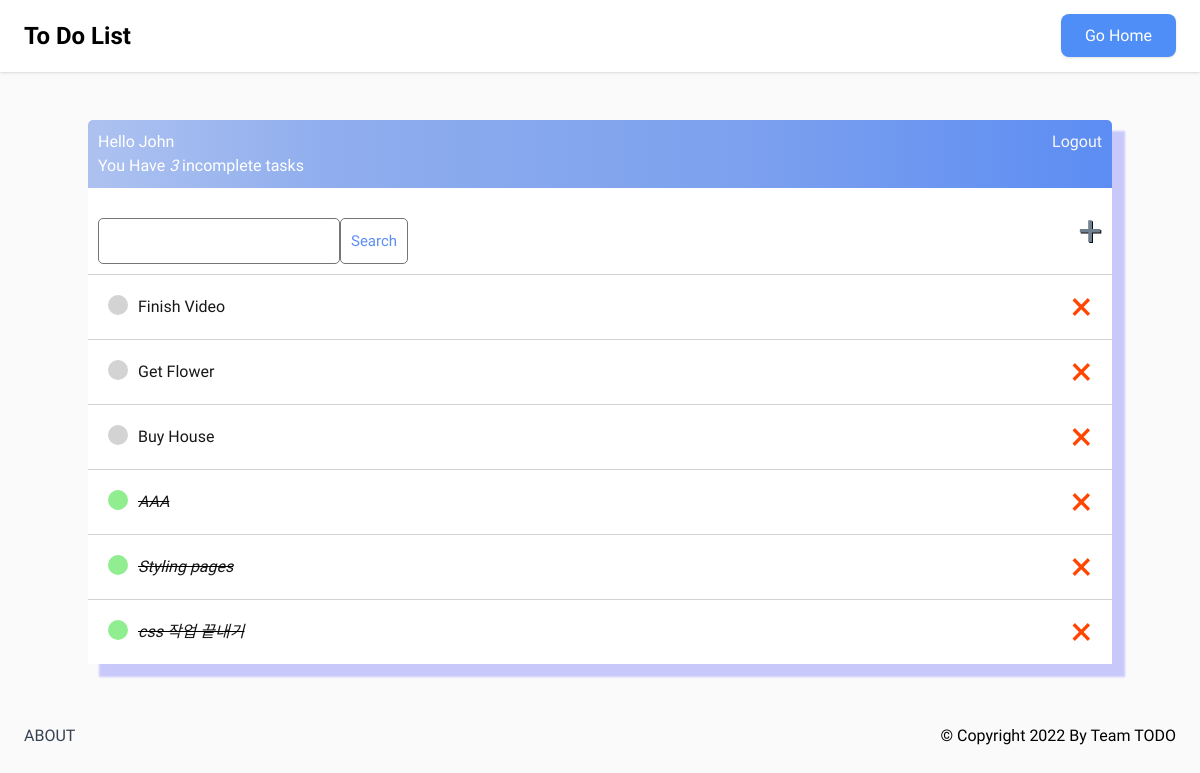
The app's page /tasks (signed in), older data.
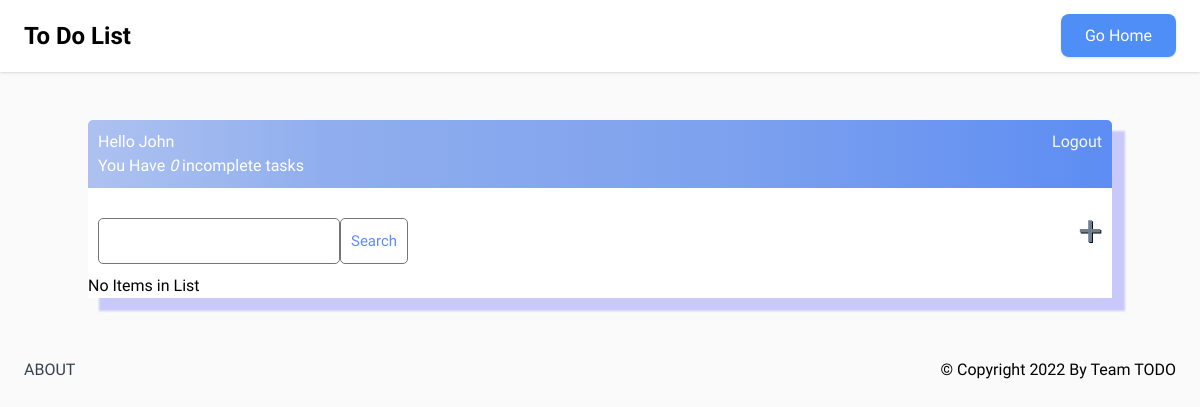
The same page, newer data.
### core/models.py (models this page shows)
class Task(models.Model):
    user = models.ForeignKey(User, on_delete=models.CASCADE, null=True, blank=True)
    title = models.CharField(max_length=200)
    description = models.TextField(null=True, blank=True)
    complete = models.BooleanField(default=False)
    create = models.DateField(auto_now_add=True)
    def __str__(self):
        return self.title
    class Meta :
        ordering = ['complete']

### core/views.py (the view)
# urls.py: path('tasks', TaskList.as_view(), name='tasks'),
class TaskList(LoginRequiredMixin, ListView) :
  model = Task
  context_object_name = 'tasks'
  def get_context_data(self, **kwargs):
    context = super().get_context_data(**kwargs)
    context['tasks'] = context['tasks'].filter(user=self.request.user)
    context['count'] = context['tasks'].filter(complete=False).count()
    search_input = self.request.GET.get('search-area') or ""
    if search_input:
      context['tasks'] = context['tasks'].filter(title__icontains=search_input)
    context['search_input'] = search_input
    return context

### core/templates/core/task_list.html
{% extends 'core/main.html' %}
{% block content %}
<div class="header-bar">
  <div>
    <h1>Hello {{request.user|title}}</h1>
    <h3 style="margin: 0"> You Have <i>{{count}}</i> incomplete task{{ count|pluralize:"s" }}</h3>
  </div>
  {% if request.user.is_authenticated %}
  <a href="logout"> Logout </a> {% else %}
  <a href="signin">LogIn</a> {% endif %}
</div>
<div id="search-add-wrapper">
  <form method="GET" style="margin-top: 20px; display: flex;">
    <input type="text" name="search-area" value="{{search_input}}" />
    <input class="button" type="submit" value="Search" />
  </form>
  <a id="add-link" href="{% url 'task-create' %}" >&#x2b; </a>
</div>
<div class="task-item-wrapper">
  {% for task in tasks %}
    <div class="task-wrapper">
      {% if task.complete %}
      <div class="task-title">
        <div class="task-complete-icon"></div>
        <i><s><a href="{% url 'task-update' task.id %}">{{task}}</a></s></i>
      </div>
      <a class="delete-link" href="{% url 'task-delete' task.id %}"> &#215; </a>
      {% else %}
      <div class="task-title">
        <div class="task-incomplete-icon"></div>
        <a href="{% url 'task-update' task.id %}">{{task}}</a>
      </div>
      <a class="delete-link" href="{% url 'task-delete' task.id %}"> &#215; </a>
      {% endif %}
    </div>
  {% empty%}
  <h3>No Items in List</h3>
  {% endfor %}
</div>
{% endblock content %}

### core/templates/core/main.html (shortened to what this page needs)
<!DOCTYPE html>
<html lang="en">
  <head>
    <script src="https://cdn.tailwindcss.com"></script>
    <link rel="stylesheet" href="https://cdn.jsdelivr.net/npm/uikit@3.15.15/dist/css/uikit.min.css" />
    <script src="https://cdn.tailwindcss.com"></script>
    <link rel="stylesheet" href="https://cdnjs.cloudflare.com/ajax/libs/font-awesome/4.7.0/css/font-awesome.min.css">
  </head>
    <div class="bg-white py-4 shadow dark:bg-gray-800">
        <div class="max-w-6xl mx-auto">
        <div class="flex items-center lg:justify-between justify-around">
            <a href="/">
            <b><h1 style="font-size: 1.5rem">To Do List</h1></b>
            </a>
            <div class="capitalize flex font-semibold hidden lg:block my-2 space-x-3 text-center text-sm">
            <a
                href="/"
                class="blue-500 px-6 py-3
                text-base
                shadow
                font-medium
                text-white
                bg-blue-500 bg-opacity-90
                rounded-lg
                hover:bg-opacity-100 hover:text-dark
                signUpBtn
                duration-300
                ease-in-out
                focus:ring focus:ring-blue-500"
                data-ripple-light="true"
                >Go Home</a>
            </div>
        </div>
        </div>
    </div>
  <body>
      <div class="container">
        {% block content %}
        {% endblock content %}
      </div>
  </body>
    <div class="lg:mb-5 py-3 uk-link-reset mt-12">
        <div class="flex flex-col items-center justify-between lg:flex-row max-w-6xl mx-auto lg:space-y-0 space-y-3">
        <div class="flex space-x-2 text-gray-700 uppercase">
            <a href="/about">About</a>
        </div>
        <p class="capitalize">© copyright 2022 by Team TODO</p>
        </div>
        </div>
</html>

### core/templates/core/main.html (style rules this page uses)
body { background-color: #fafafa; font-family: 'Do Hyeon', sans-serif; }
h1, h2, h3, h4, h5, h6 { font-family: 'Black Han Sans', sans-serif; }
.container { max-width: 550px; margin: auto; margin-top: 48px; background-color: #fff; -webkit-box-shadow : 2px 2px 13px -4px rgba(0, 0, 0, 0.21); box-shadow: 12px 12px 2px 1px rgba(0, 0, 255, .2); }
.header-bar { display: flex; justify-content: space-between; color: #fff; padding: 10px; border-radius: 5px 5px 0 0; background: linear-gradient(90deg, #acc1f0 1%, #90aeee 23%, #7da1ee 63%, #5d8df3 100%); }
.header-bar a { color: rgb(247, 247, 247); text-decoration: none; }
#search-add-wrapper { display: flex; justify-content: space-between; align-items: center; padding: 10px; }
#add-link { text-decoration: none; font-weight: 300; font-size: 42px; line-height: 0; color: slategray; text-shadow: 1px 1px rgba(12, 12, 12); }
input[type=text], textarea { border: 1px solid #757575; border-radius: 5px; padding: 10px; width: 90%; }
::placeholder { font-weight: 300; opacity: 0.5; }
.button { border: 1px solid #757575; background-color: #FFF; color: #5d8df3; padding: 10px; font-size: 15px; border-radius: 5px; cursor: pointer; text-decoration: none; }

Row changes from the older to the newer data that the page shows:
removed Task: title "Finish Video"
removed Task: title "Get Flower"
removed Task: title "Buy House"
removed Task: title "AAA"
removed Task: title "Styling pages"
removed Task: title "css 작업 끝내기"
Text that changed along with them:
{{ count }}: "3" → "0"
text now shown: "No Items in List"
